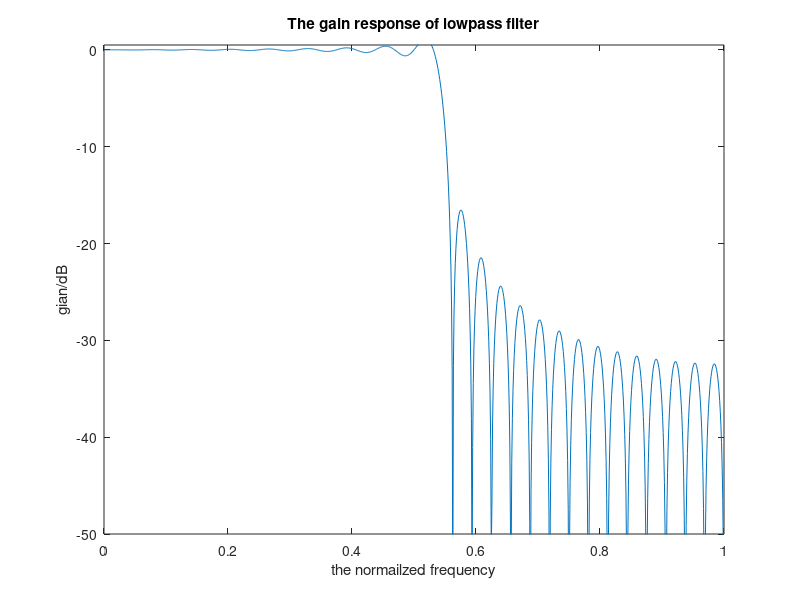
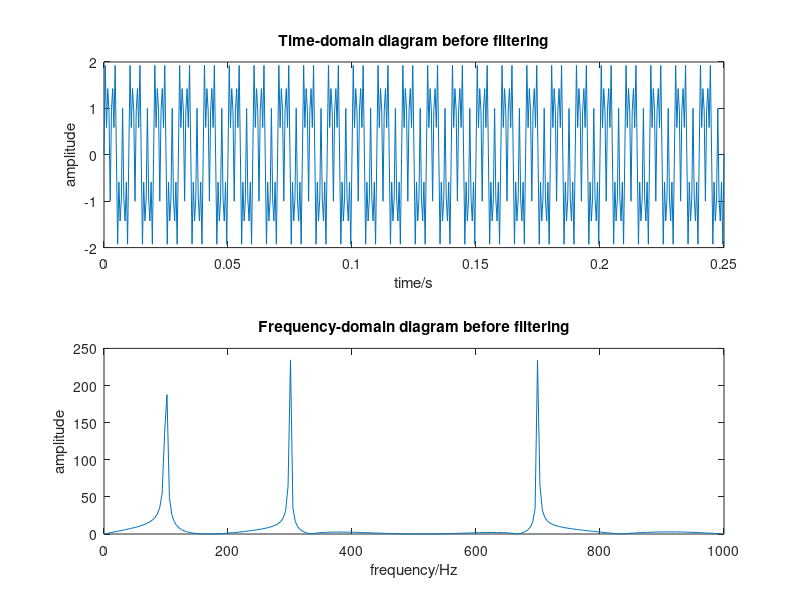
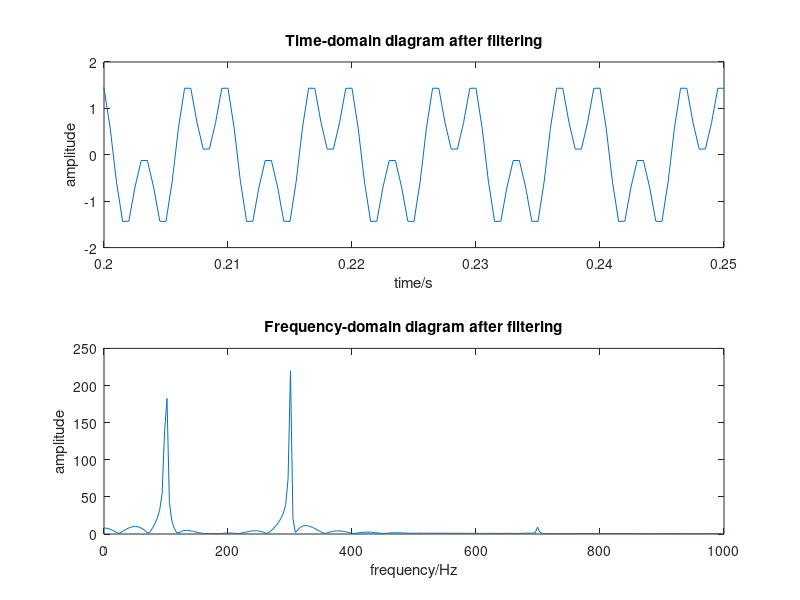

Here is the MATLAB script that generated these plots, in order:
M=63; Wp=0.5*pi;%the number of samples and the passband cutoff frequency
m=0:(M+1)/2; Wm=2*pi*m./(M+1);%the sampling points and the stopband cutoff frequency
mtr=floor(Wp*(M+1)/(2*pi))+2;%round to negative part,i.e.floor(3.5)=3;floor(-3.2)=-4
Ad=[Wm<=Wp];Ad(mtr)=0.38;
Hd=Ad.*exp(-j*0.5*M*Wm);%define frequency-domain sampling vector H(k)
Hd=[Hd conj(fliplr(Hd(2:(M+1)/2)))];
%fliplr is to realize the fliplr of matrix and conj
h=real(ifft(Hd));% h(n)=IDFT[H(k)
w=linspace(0,pi,1000);%get 1000 row vectors between 0 and pi
H=freqz(h,[1],w);%the amplitude -frequency characteristic diagram of the filter
figure(1)
plot(w/pi,20*log10(abs(H)));%parameters are respectively the normalized frequency and amplitude
xlabel('the normailzed frequency');ylabel('gian/dB');title('The gain response of lowpass filter');
axis([0 1 -50 0.5]);
f1=100;f2=300;f3=700;fs=2000;%the frequencies of sines signal that needs filtered and the sample frequency
figure(2)
38
subplot(211)
t=0:1/fs:0.25;%define the time domain and steplength
s=sin(2*pi*f1*t)+sin(2*pi*f2*t)+sin(2*pi*f3*t);%signal before filtering
plot(t,s);%plot the diagram before filtering
xlabel('time/s');ylabel('amplitude');title('Time-domain diagram before filtering');
subplot(212)
Fs=fft(s,512); AFs=abs(Fs);%transform to the frequency domain
f=(0:255)*fs/512;%frequency sampling
plot(f,AFs(1:256));%plot the frequency domain diagram before filtering
xlabel('frequency/Hz');ylabel('amplitude');title('Frequency-domain diagram before filtering');
figure(3)
sf=filter(h,1,s);%use function filter
subplot(211)
plot(t,sf)%plot the diagram after filtering
xlabel('time/s');ylabel('amplitude');title('Time-domain diagram after filtering')
axis([0.2 0.25 -2 2]);%set the range of image coordinates
subplot(212)
Fsf=fft(sf,512); AFsf=abs(Fsf);%frequency-domain and the amplitude diagram
f=(0:255)*fs/512;%frequency sampling
plot(f,AFsf(1:256))%plot the frequency domain diagram before filtering
xlabel('frequency/Hz');ylabel('amplitude');title('Frequency-domain diagram after filtering');